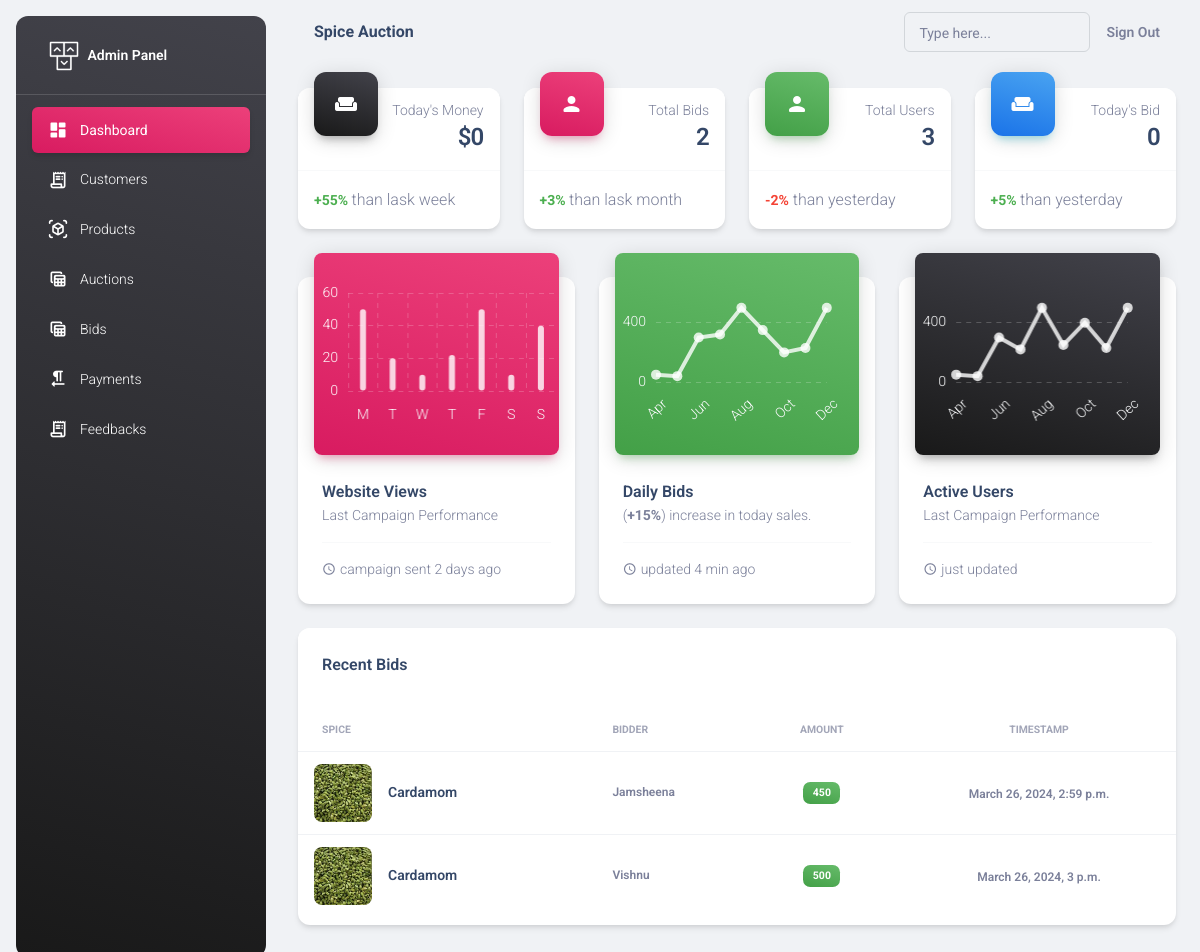
Page /adminapi/home/ (signed in) on the earlier database version.
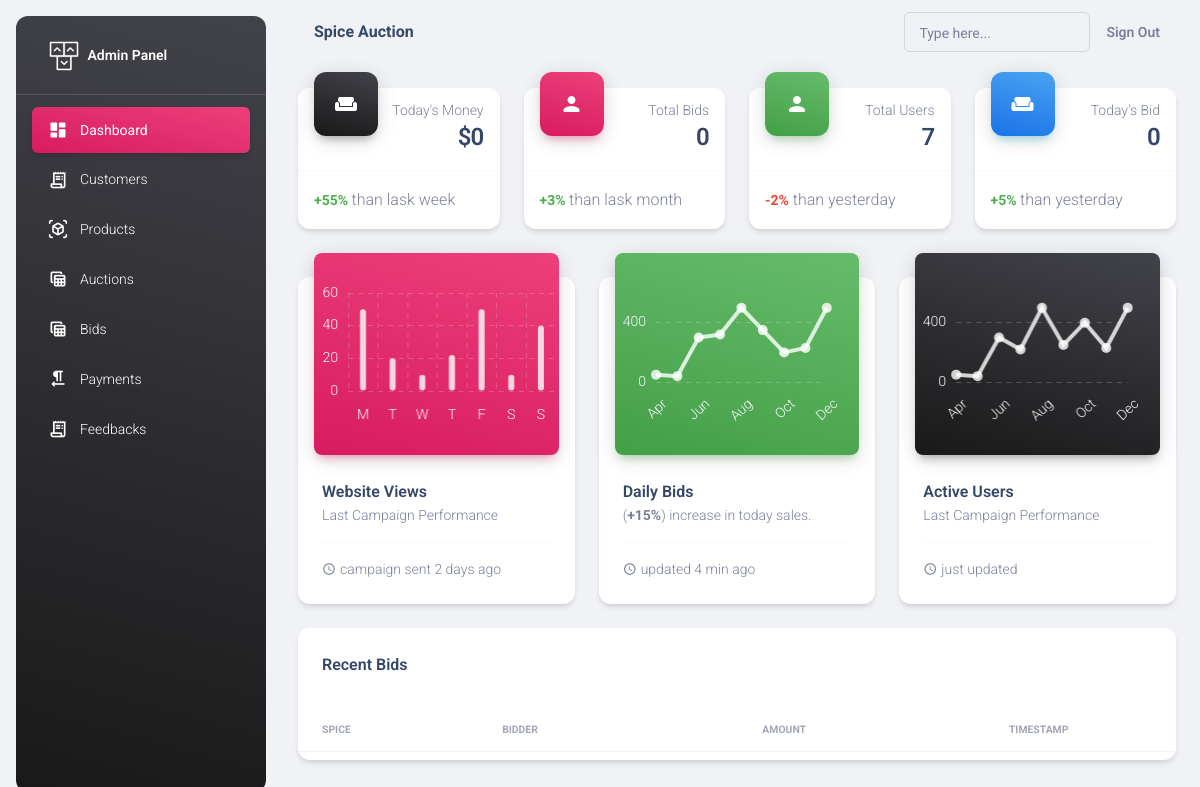
Same page on the later database version.
### adminapi/models.py (models this page shows, shortened)
class Bid(models.Model):
    auction = models.ForeignKey(Auction, on_delete=models.CASCADE)
    bidder = models.ForeignKey(Seller, on_delete=models.CASCADE)
    amount = models.PositiveIntegerField()
    timestamp = models.DateTimeField(auto_now_add=True)
    is_selected=models.BooleanField(default=False)

class Auction(models.Model):
    spice = models.ForeignKey(Spice, on_delete=models.CASCADE)
    auctioneer = models.ForeignKey(Seller, on_delete=models.CASCADE)
    starting_bid = models.DecimalField(max_digits=10, decimal_places=2)
    expected_bid = models.DecimalField(max_digits=10, decimal_places=2, default=0)
    number_of_lots = models.IntegerField(default=1)
    end_time = models.DateTimeField()
    created_at = models.DateTimeField(auto_now_add=True)
    choices= [
        ('Available', 'Available'),
        ('Sold', 'Sold'),
    ]
    status=models.CharField(max_length=50, choices=choices, default='Available')

class Spice(models.Model):
    seller = models.ForeignKey(Seller, on_delete=models.CASCADE)
    name = models.CharField(max_length=100)
    description = models.CharField(max_length=100)
    stock_quantity = models.PositiveIntegerField(default=0)
    image = models.ImageField(upload_to="images", null=True)
    created_at = models.DateTimeField(auto_now_add=True)
    choices= [
        ('Available', 'Available'),
        ('Not Available', 'Not Available'),
    ]
    status=models.CharField(max_length=50, choices=choices, default='Available')

class CustomUser(AbstractUser):
    user_type_choices = [
        ('Admin', 'Admin'),
        ('Seller', 'Seller'),
    ]
    user_type = models.CharField(max_length=50, choices=user_type_choices, default='Admin')

class Seller(CustomUser):
    name = models.CharField(max_length=100)
    phone = models.CharField(max_length=100)
    email_address = models.EmailField()
    address = models.CharField(max_length=100)
    id_proof = models.FileField(null=True, upload_to="images")
    profile = models.ImageField(upload_to="images", null=True)
    is_available = models.BooleanField(default=True)

### adminapi/views.py (the view)
# urls.py: path("home/",views.HomeView.as_view(),name="home"),
@method_decorator(decs,name="dispatch")
class HomeView(ListView):
    template_name = "home.html"
    model = Bid
    context_object_name = "bids"
    def get_context_data(self, **kwargs):
        context = super().get_context_data(**kwargs)
        context['bids_count'] = Bid.objects.aggregate(count=Count('id'))['count']
        today = date.today()
        context['todays_bids_count'] = Bid.objects.filter(timestamp__date=today).count()
        context['users_count'] = Seller.objects.all().count()
        return context

### adminapi/views.py (called while the page is built)
def signin_required(fn):
    def wrapper(request,*args,**kwargs):
        if not request.user.is_authenticated:
            messages.error(request,"invalid session!..please login")
            return redirect("adminsignin")
        else:
            return fn(request,*args,**kwargs)
    return wrapper

def is_admin(fn):
    def wrapper(request,*args,**kwargs):
        if not request.user.is_superuser:
            messages.error(request,"Permission denied for current user !")
            return redirect("adminsignin")
        else:
            return fn(request,*args,**kwargs)
    return wrapper

### adminapi/templates/home.html (shortened to what the changed rows need)
{%extends 'base.html'%}
{%load static%}
{%block body_block%}
<div class="container-fluid py-4">
    <div class="row">
      <div class="col-xl-3 col-sm-6 mb-xl-0 mb-4">
        <div class="card">
          <div class="card-header p-3 pt-2">
            <div class="text-end pt-1">
              <p class="text-sm mb-0 text-capitalize">Total Bids</p>
              <h4 class="mb-0">{{bids_count}}</h4>
            </div>
          </div>
        </div>
      </div>
      <div class="col-xl-3 col-sm-6 mb-xl-0 mb-4">
        <div class="card">
          <div class="card-header p-3 pt-2">
            <div class="text-end pt-1">
              <p class="text-sm mb-0 text-capitalize">Total Users</p>
              <h4 class="mb-0">{{users_count}}</h4>
            </div>
          </div>
        </div>
      </div>
    </div>
    <div class="row mb-4">
      <div class="col-lg-12 col-md-6 mb-md-0 mb-4">
        <div class="card">
          <div class="card-body px-0 pb-2">
            <div class="table-responsive">
              <table class="table align-items-center mb-0">
                <thead>
                  <tr>
                    <th class="text-uppercase text-secondary text-xxs font-weight-bolder opacity-7">Spice</th>
                    <th class="text-uppercase text-secondary text-xxs font-weight-bolder opacity-7 ps-2">bidder</th>
                    <th class="text-center text-uppercase text-secondary text-xxs font-weight-bolder opacity-7">Amount</th>
                    <th class="text-center text-uppercase text-secondary text-xxs font-weight-bolder opacity-7">Timestamp</th>
                  </tr>
                </thead>
                <tbody>
                {%for bid in bids%}
                  <tr>
                      <td>
                      <div class="d-flex px-2 py-1">
                          <div>
                          <img src="{{bid.auction.spice.image}}" class="avatar avatar-lg me-3 border-radius-lg">
                          </div>
                          <div class="d-flex flex-column justify-content-center">
                          <h6 class="mb-0 text-sm">{{bid.auction.spice.name}}</h6>
                          </div>
                      </div>
                      </td>
                      <td>
                      <p class="text-xs font-weight-bold mb-0">{{bid.bidder.name}}</p>
                      </td>
                      <td class="align-middle text-center text-sm">
                      <span class="badge badge-sm bg-gradient-success">{{bid.amount}}</span>
                      </td>
                      <td class="align-middle text-center">
                      <span class="text-secondary text-xs font-weight-bold">{{bid.timestamp}}</span>
                      </td>
                  </tr>
                {%endfor%}
                </tbody>
              </table>
            </div>
          </div>
        </div>
      </div>
    </div>
  </div>
{%endblock%}

Differences in the rows shown:
removed Bid: auction.spice.image (picture), auction.spice.name "Cardamom", bidder.name "Jamsheena", amount "450", timestamp "March 26, 2024, 2:59 p.m."
removed Bid: auction.spice.image (picture), auction.spice.name "Cardamom", bidder.name "Vishnu", amount "500", timestamp "March 26, 2024, 3 p.m."
Other differences:
{{ bids_count }}: "2" → "0"
{{ users_count }}: "3" → "7"
